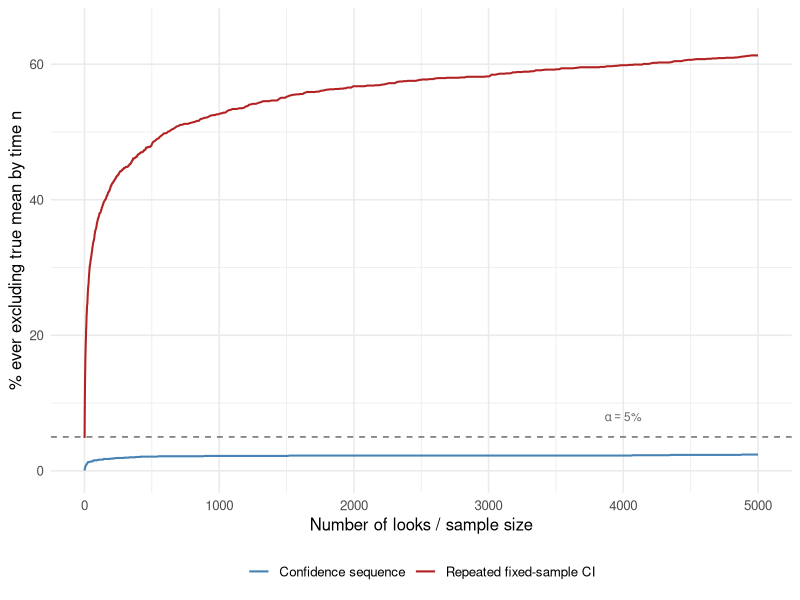
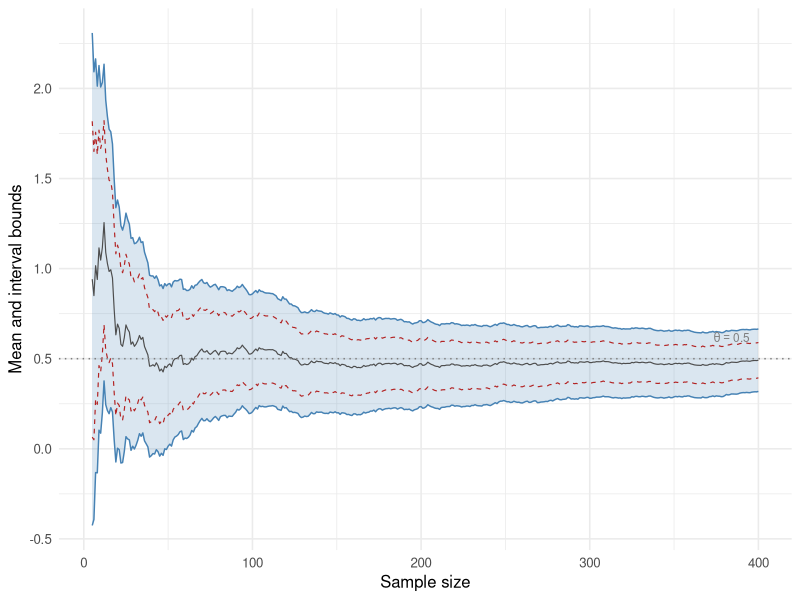
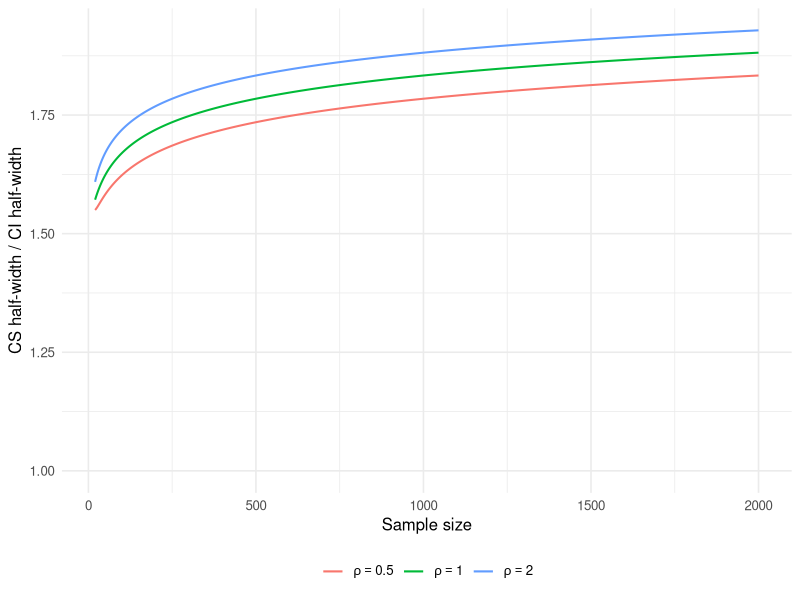

These figures' R source, in order:
## ---- chunk 1
#| label: setup-ch4
#| include: false
knitr::opts_chunk$set(message = FALSE, warning = FALSE)
set.seed(2026)
library(ggplot2)
theme_set(theme_minimal(base_size = 12))
## ---- chunk 2
#| label: fig-cs-coverage-fail
#| cache: true
#| fig-cap: "Probability of ever excluding the true mean by time $n$ under continuous monitoring, for repeatedly checked fixed-sample Gaussian $z$-intervals and a Gaussian mixture confidence sequence, both nominally at 95\\%. Both quantities are cumulative and therefore nondecreasing. The repeated fixed-sample intervals increasingly fail to cover the true parameter somewhere along the path, whereas the confidence-sequence curve remains below the nominal 5\\% error bound in this simulation. At $n = 1$, the fixed-sample interval has theoretical miss probability exactly $\\alpha$."
#| fig-width: 7
#| fig-height: 4.5

n_max_cov <- 5000
n_sim_cov <- 2000
alpha <- 0.05
rho <- 1

# Precompute half-widths (independent of simulated data)
ci_hw <- qnorm(1 - alpha / 2) / sqrt(1:n_max_cov)
cs_hw <- sqrt(2 * (1 + (1:n_max_cov) * rho) /
              ((1:n_max_cov)^2 * rho) *
              (log(1 / alpha) + 0.5 * log(1 + (1:n_max_cov) * rho)))

set.seed(123)
ever_miss_ci <- numeric(n_max_cov)
ever_miss_cs <- numeric(n_max_cov)

for (sim in 1:n_sim_cov) {
  x <- rnorm(n_max_cov, mean = 0, sd = 1)
  xbar <- cumsum(x) / (1:n_max_cov)

  # At n = 1 the fixed-sample interval
  # misses with probability exactly alpha, which is the reference point
  # against which the later looks degrade
  miss_ci <- which(abs(xbar) > ci_hw)[1]
  miss_cs <- which(abs(xbar) >= cs_hw)[1]

  if (!is.na(miss_ci)) {
    ever_miss_ci[miss_ci:n_max_cov] <-
      ever_miss_ci[miss_ci:n_max_cov] + 1
  }
  if (!is.na(miss_cs)) {
    ever_miss_cs[miss_cs:n_max_cov] <-
      ever_miss_cs[miss_cs:n_max_cov] + 1
  }
}

ever_miss_ci <- ever_miss_ci / n_sim_cov * 100
ever_miss_cs <- ever_miss_cs / n_sim_cov * 100

plot_idx <- unique(c(seq(1, 500, by = 1), seq(500, n_max_cov, by = 10)))

df_cov <- data.frame(
  n = rep(plot_idx, 2),
  pct_miss = c(ever_miss_ci[plot_idx], ever_miss_cs[plot_idx]),
  method = rep(c("Repeated fixed-sample CI",
                 "Confidence sequence"), each = length(plot_idx))
)

ggplot(df_cov, aes(x = n, y = pct_miss, color = method)) +
  geom_line(linewidth = 0.7) +
  geom_hline(yintercept = 5, linetype = "dashed", color = "grey40") +
  annotate("text", x = n_max_cov * 0.8, y = 8,
           label = "alpha == 5*'%'", parse = TRUE,
           size = 3, color = "grey40") +
  scale_color_manual(values = c(
    "Confidence sequence" = "steelblue",
    "Repeated fixed-sample CI" = "firebrick")) +
  labs(x = "Number of looks / sample size",
       y = "% ever excluding true mean by time n",
       color = NULL) +
  coord_cartesian(ylim = c(0, 65)) +
  theme(legend.position = "bottom")
## ---- chunk 3
#| label: fig-cs-path
#| fig-cap: "A Gaussian mixture confidence sequence (shaded blue band) and fixed-sample 95\\% Gaussian confidence intervals evaluated at each sample size (red dashed lines) for the same data stream. The grey solid line is the running sample mean $\\bar{X}_n$ and the true mean is $\\theta = 0.5$ (grey dotted line). The tuning parameter is fixed at $\\rho = 1$ for illustration. Display starts at $n = 5$ for readability."
#| fig-width: 8
#| fig-height: 5
theta_true <- 0.5
n_max <- 400
alpha <- 0.05
rho <- 1

set.seed(42)
x <- rnorm(n_max, mean = theta_true, sd = 1)
xbar <- cumsum(x) / (1:n_max)

cs_hw <- sqrt(2 * (1 + (1:n_max) * rho) / ((1:n_max)^2 * rho) *
              (log(1 / alpha) + 0.5 * log(1 + (1:n_max) * rho)))

ci_hw <- qnorm(1 - alpha / 2) / sqrt(1:n_max)

# Start plotting at n = 5 to avoid visually extreme early-sample behaviour
path_idx <- 5:n_max
df_cs <- data.frame(
  n = path_idx,
  xbar = xbar[path_idx],
  cs_lo = xbar[path_idx] - cs_hw[path_idx],
  cs_hi = xbar[path_idx] + cs_hw[path_idx],
  ci_lo = xbar[path_idx] - ci_hw[path_idx],
  ci_hi = xbar[path_idx] + ci_hw[path_idx]
)

ggplot(df_cs, aes(x = n)) +
  geom_ribbon(aes(ymin = cs_lo, ymax = cs_hi),
              fill = "steelblue", alpha = 0.2) +
  geom_line(aes(y = cs_lo), color = "steelblue", linewidth = 0.5) +
  geom_line(aes(y = cs_hi), color = "steelblue", linewidth = 0.5) +
  geom_line(aes(y = ci_lo), color = "firebrick",
            linetype = "dashed", linewidth = 0.4) +
  geom_line(aes(y = ci_hi), color = "firebrick",
            linetype = "dashed", linewidth = 0.4) +
  geom_line(aes(y = xbar), color = "grey30", linewidth = 0.4) +
  geom_hline(yintercept = theta_true, linetype = "dotted",
             color = "grey50") +
  annotate("text", x = n_max - 5, y = theta_true + 0.12,
           label = "theta == 0.5", parse = TRUE,
           hjust = 1, size = 3, color = "grey50") +
  labs(x = "Sample size",
       y = "Mean and interval bounds")
## ---- chunk 4
#| label: fig-cs-width-ratio
#| fig-cap: "Ratio of the Gaussian mixture confidence-sequence half-width to the fixed-sample Gaussian confidence-interval half-width for three values of $\\rho$. The widening factor grows slowly with $n$, illustrating the cost of requiring validity at all stopping times."
#| fig-width: 6
#| fig-height: 4
nn <- 20:2000
rho_values <- c(0.5, 1, 2)

df_ratio <- do.call(rbind, lapply(rho_values, function(rho) {
  cs_w <- sqrt(2 * (1 + nn * rho) / (nn^2 * rho) *
               (log(1 / alpha) + 0.5 * log(1 + nn * rho)))
  ci_w <- qnorm(1 - alpha / 2) / sqrt(nn)
  data.frame(
    n = nn,
    ratio = cs_w / ci_w,
    rho = paste0("rho == ", rho)
  )
}))

ggplot(df_ratio, aes(x = n, y = ratio, color = rho)) +
  geom_line(linewidth = 0.7) +
  scale_color_discrete(labels = function(l) parse(text = l)) +
  expand_limits(y = 1) +
  labs(x = "Sample size",
       y = "CS half-width / CI half-width",
       color = NULL) +
  theme(legend.position = "bottom")
